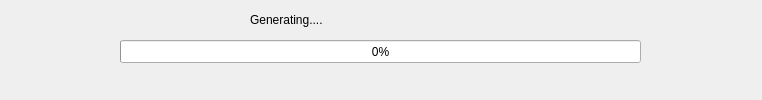
<?xml version="1.0" encoding="UTF-8"?>
<ui version="4.0">
 <class>ProgressDlg</class>
 <widget class="QDialog" name="ProgressDlg">
  <property name="geometry">
   <rect>
    <x>0</x>
    <y>0</y>
    <width>762</width>
    <height>100</height>
   </rect>
  </property>
  <property name="sizePolicy">
   <sizepolicy hsizetype="Fixed" vsizetype="Fixed">
    <horstretch>0</horstretch>
    <verstretch>0</verstretch>
   </sizepolicy>
  </property>
  <property name="windowTitle">
   <string>Please Wait</string>
  </property>
  <property name="windowIcon">
   <iconset resource="xiaoniao.qrc">
    <normaloff>:/xiaoniao/timgCADXKVUY.ico</normaloff>:/xiaoniao/timgCADXKVUY.ico</iconset>
  </property>
  <widget class="QProgressBar" name="progressBar">
   <property name="geometry">
    <rect>
     <x>120</x>
     <y>40</y>
     <width>521</width>
     <height>23</height>
    </rect>
   </property>
   <property name="value">
    <number>0</number>
   </property>
  </widget>
  <widget class="QLabel" name="label">
   <property name="geometry">
    <rect>
     <x>250</x>
     <y>10</y>
     <width>121</width>
     <height>20</height>
    </rect>
   </property>
   <property name="text">
    <string>Generating....</string>
   </property>
  </widget>
 </widget>
 <resources>
  <include location="xiaoniao.qrc"/>
 </resources>
 <connections/>
</ui>
